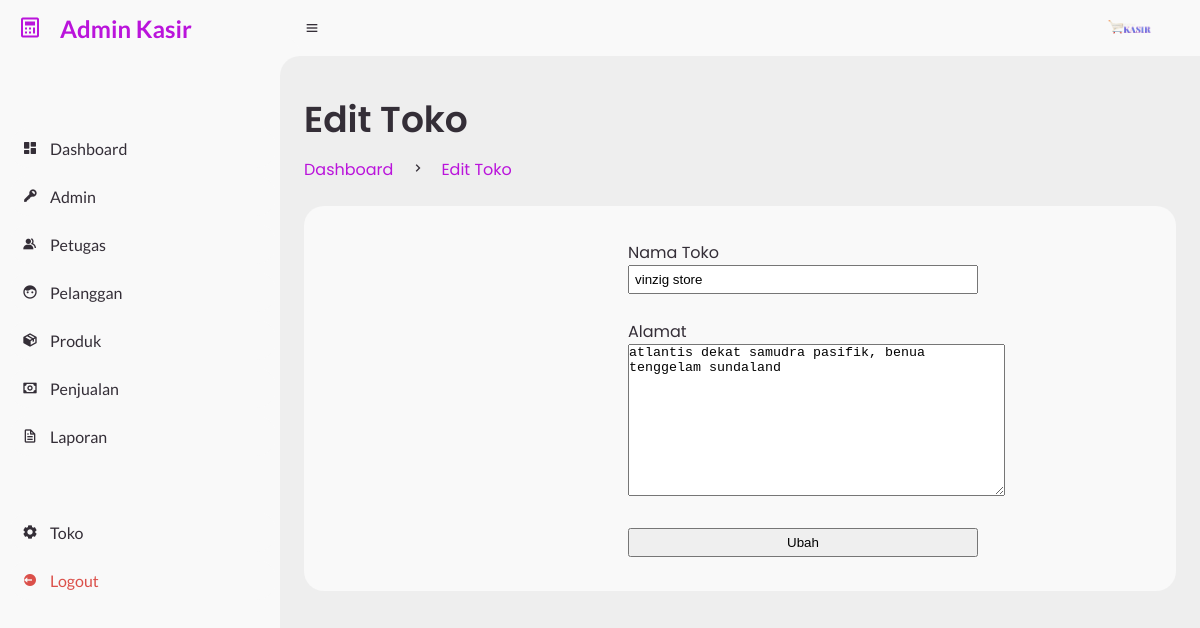
/admin/?page=toko/edit_toko (signed in), run on the app's committed database.
### tables this page shows
CREATE TABLE `toko` (
  `nama` text NOT NULL,
  `alamat` text NOT NULL
);

### admin/toko/edit_toko.php (the view, shortened to what this page needs)
<?php
$edit_ini = mysqli_query($koneksi, "SELECT * FROM toko");
?>
<main>
    <div class="head-title">
        <div class="left">
            <h1>Edit Toko</h1>
            <ul class="breadcrumb">
                <li>
                    <a href="?page=dashboard" class="active">Dashboard</a>
                </li>
                <li><i class='bx bx-chevron-right'></i></li>
                <li>
                    <a class="active" href="#">Edit Toko</a>
                </li>
            </ul>
        </div>
    </div>
    <div class="table-data">
        <div class="order">
            <div class="form-edit">
                <form action="toko/aksi_edit.php" method="post">
                    <?php while ($edit_data_toko = mysqli_fetch_array($edit_ini)) { ?>
                        <label for="nama_toko">Nama Toko</label><br>
                        <input type="text" name="nama_toko" id="nama_toko" value="<?php echo $edit_data_toko['nama']; ?>"><br><br>
                        <label for="edit_alamat_toko">Alamat</label><br>
                        <textarea name="edit_alamat_toko" id="edit_alamat_toko" cols="45" rows="10"><?php echo $edit_data_toko['alamat']; ?></textarea><br><br>
                        <input type="submit" value="Ubah" name="edit_data_toko">
                    <?php } ?>
                </form>
            </div>
        </div>
    </div>
</main>

### css/style.css (style rules this page uses)
* { margin: 0; padding: 0; box-sizing: border-box; }
a { text-decoration: none; }
li { list-style: none; }
:root { --poppins: 'Poppins', sans-serif; --lato: 'Lato', sans-serif; --light: #F9F9F9; --blue: #ba14db; --light-blue: #CFE8FF; --grey: #eee; --dark-grey: #AAAAAA; --dark: #342E37; --red: #DB504A; --yellow: #FFCE26; --light-yellow: #FFF2C6; --orange: #FD7238; --light-orange: #FFE0D3; --green: #08ca42; --dark-green: #074e1c; }
html { overflow-x: hidden; }
body { background: var(--grey); overflow-x: hidden; }
#content main { width: 100%; padding: 36px 24px; font-family: var(--poppins); max-height: calc(100vh - 56px); overflow-y: auto; }
#content main .head-title { display: flex; align-items: center; justify-content: space-between; grid-gap: 16px; flex-wrap: wrap; }
#content main .head-title .left h1 { font-size: 36px; font-weight: 600; margin-bottom: 10px; color: var(--dark); }
#content main .head-title .left .breadcrumb { display: flex; align-items: center; grid-gap: 16px; }
#content main .head-title .left .breadcrumb li { color: var(--dark); }
#content main .head-title .left .breadcrumb li a { color: var(--dark-grey); pointer-events: none; }
#content main .head-title .left .breadcrumb li a.active { color: var(--blue); pointer-events: unset; }
#content main .table-data { display: flex; flex-wrap: wrap; grid-gap: 24px; margin-top: 24px; width: 100%; color: var(--dark); }
#content main .table-data>div { border-radius: 20px; background: var(--light); padding: 24px; overflow-x: auto; }
#content main .table-data .order { flex-grow: 1; flex-basis: 500px; }
main form select, main form input { width: 130px; padding: 5px; }

### admin/toko/edit_toko.php (style rules this page uses)
.table-data .order .form-edit { margin: 10px 300px; }
.table-data .order .form-edit input { width: 350px; }

### data on the page
toko: nama_toko "vinzig store", edit_alamat_toko "atlantis dekat samudra pasifik, benua tenggelam sundaland"
